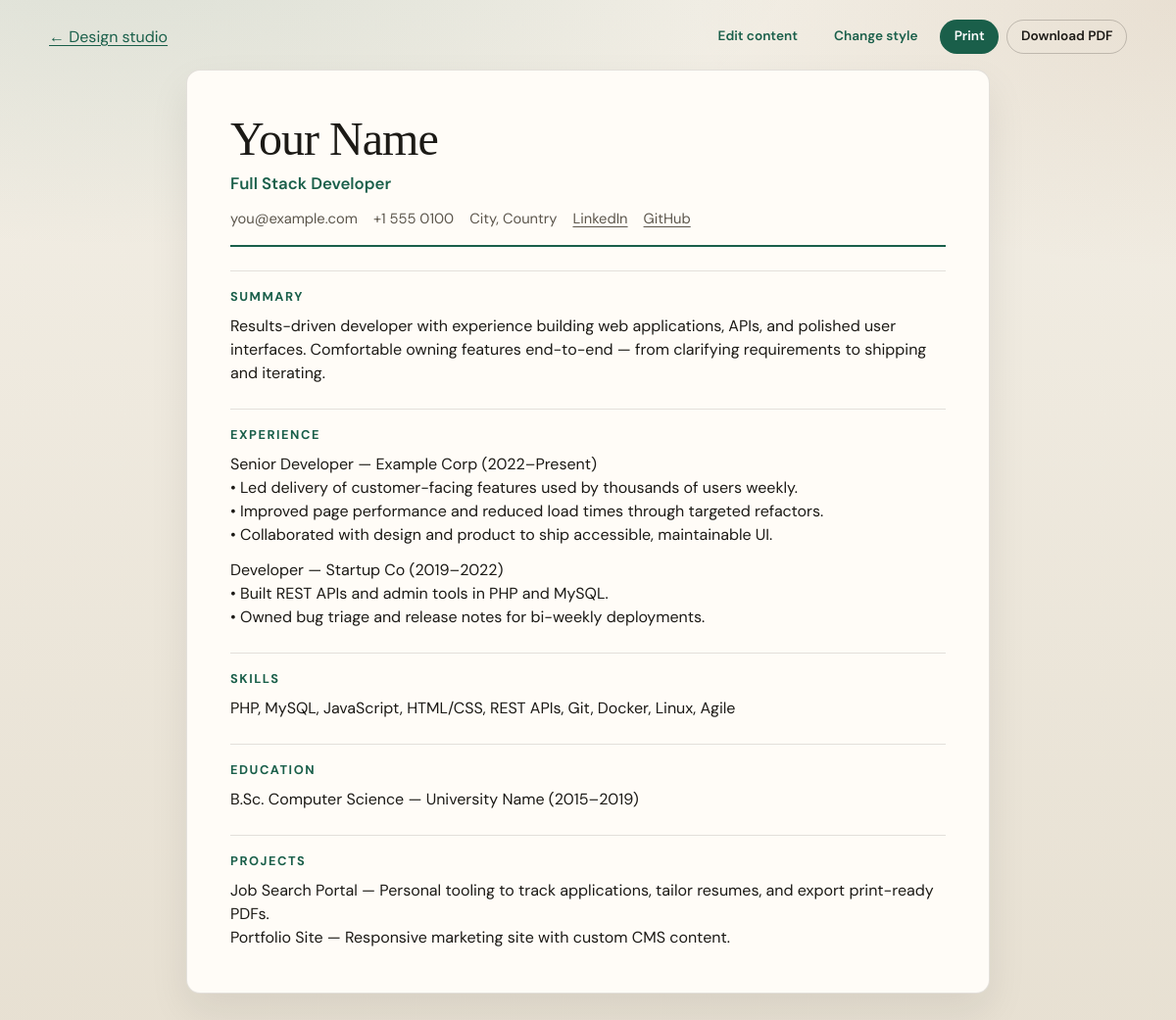
Screenshot of /resume.php with the database file from the repository.
### tables this page shows
CREATE TABLE resume_profile (
  id INT UNSIGNED NOT NULL AUTO_INCREMENT PRIMARY KEY,
  full_name VARCHAR(160) NOT NULL,
  title VARCHAR(200) NOT NULL DEFAULT '',
  email VARCHAR(160) NOT NULL DEFAULT '',
  phone VARCHAR(80) NOT NULL DEFAULT '',
  location VARCHAR(160) NOT NULL DEFAULT '',
  gender VARCHAR(40) NOT NULL DEFAULT '',
  date_of_birth DATE NULL,
  country VARCHAR(120) NOT NULL DEFAULT '',
  nationality VARCHAR(120) NOT NULL DEFAULT '',
  photo_path VARCHAR(255) NOT NULL DEFAULT '',
  show_photo TINYINT(1) NOT NULL DEFAULT 1,
  links JSON NULL,
  updated_at TIMESTAMP NOT NULL DEFAULT CURRENT_TIMESTAMP ON UPDATE CURRENT_TIMESTAMP
);

CREATE TABLE resume_sections (
  id INT UNSIGNED NOT NULL AUTO_INCREMENT PRIMARY KEY,
  section_key VARCHAR(64) NOT NULL,
  title VARCHAR(160) NOT NULL,
  body MEDIUMTEXT NOT NULL,
  sort_order INT NOT NULL DEFAULT 0,
  visible TINYINT(1) NOT NULL DEFAULT 1,
  UNIQUE KEY uq_section_key (section_key)
);

### src/Db.php (called while the page is built, shortened)
<?php
final class Db
{
    private static ?PDO $pdo = null;
    public static function pdo(): PDO
    {
        if (self::$pdo instanceof PDO) {
            return self::$pdo;
        }
        $url = getenv('DATABASE_URL') ?: '';
        $parts = parse_url($url);
        $dbName = ltrim($parts['path'], '/');
        $host = $parts['host'];
        $port = $parts['port'] ?? 3306;
        $user = $parts['user'] ?? 'db';
        $pass = $parts['pass'] ?? 'db';
        $dsn = sprintf('mysql:host=%s;port=%d;dbname=%s;charset=utf8mb4', $host, $port, $dbName);
        self::$pdo = new PDO($dsn, $user, $pass, [
            PDO::ATTR_ERRMODE => PDO::ERRMODE_EXCEPTION,
            PDO::ATTR_DEFAULT_FETCH_MODE => PDO::FETCH_ASSOC,
            PDO::ATTR_EMULATE_PREPARES => false,
        ]);
        return self::$pdo;
    }
}

### src/doc.php (called while the page is built, shortened)
<?php
function doc_view_options(): array
{
    $theme = App::resolveTheme($_GET['theme'] ?? null);
    $accent = App::resolveAccent($_GET['accent'] ?? null);
    $embed = isset($_GET['embed']) && (string) $_GET['embed'] === '1';
    $pdfMode = (App::setting('pdf_mode', '0') ?: '0') === '1'
        || (isset($_GET['pdf']) && (string) $_GET['pdf'] === '1');
    return [
        'theme' => $theme,
        'accent' => $accent,
        'embed' => $embed,
        'pdfMode' => $pdfMode,
        'company' => App::setting('active_company', '') ?: '',
    ];
}

### public/resume.php (the view, shortened to what this page needs)
<?php
require_once dirname(__DIR__) . '/src/layout.php';
require_once dirname(__DIR__) . '/src/doc.php';
require_once dirname(__DIR__) . '/src/profile_meta.php';
$opts = doc_view_options();
$profile = App::profile();
$sections = App::sections(true);
$theme = $opts['theme'];
$accent = $opts['accent'];
$embed = $opts['embed'];
$pdfMode = $opts['pdfMode'];
layout_header($profile['full_name'] . ' — Resume', [
    'body_class' => 'page-doc theme-' . $theme . ($embed ? ' is-embed' : ''),
    'theme' => $theme,
    'accent' => $accent,
    'pdf_mode' => $pdfMode,
    'hide_nav' => $embed,
    'hide_flash' => $embed,
]);
if (!$embed):
?>
<main class="doc-toolbar no-print">
  <div class="doc-toolbar-inner">
    <a href="/design.php?doc=resume">&larr; Design studio</a>
    <div class="doc-actions">
      <a class="btn btn-small" href="/editor.php">Edit content</a>
      <a class="btn btn-small" href="/design.php?doc=resume">Change style</a>
      <button type="button" class="btn btn-small btn-primary" data-print>Print</button>
      <button type="button" class="btn btn-small btn-secondary" data-download-pdf>Download PDF</button>
    </div>
  </div>
</main>
<?php endif; ?>
<article class="resume theme-<?= App::e($theme) ?><?= $pdfMode ? ' pdf-ready' : '' ?><?= App::shouldShowPhoto($profile) ? ' has-photo' : ' no-photo' ?>" data-doc="resume">
  <header class="resume-header">
    <div class="resume-intro">
      <h1><?= App::e($profile['full_name']) ?></h1>
      <?php if (App::filled($profile['title'] ?? null)): ?>
        <p class="resume-title"><?= App::e($profile['title']) ?></p>
      <?php endif; ?>
      <?php render_profile_details($profile, true); ?>
    </div>
  </header>
  <?php foreach ($sections as $section): ?>
    <section class="resume-section">
      <h2><?= App::e($section['title']) ?></h2>
      <div class="resume-body"><?= App::nl2p($section['body']) ?></div>
    </section>
  <?php endforeach; ?>
</article>
<?php
layout_footer();

### src/layout.php (shortened to what this page needs)
<?php
function layout_header(string $title, array $opts = []): void
{
    $theme = App::resolveTheme($opts['theme'] ?? null);
    $pdfMode = array_key_exists('pdf_mode', $opts)
        ? (bool) $opts['pdf_mode']
        : ((App::setting('pdf_mode', '0') ?: '0') === '1');
    $bodyClass = trim(($opts['body_class'] ?? '') . ($pdfMode ? ' pdf-mode' : ''));
    $hideNav = !empty($opts['hide_nav']);
    ?>
<!DOCTYPE html>
<html lang="en">
<head>
  <link rel="stylesheet" href="/assets/css/app.css">
  <link rel="stylesheet" href="/assets/css/resume-themes.css">
</head>
<body class="<?= App::e($bodyClass) ?>" data-theme="<?= App::e($theme) ?>">
  <div class="site-shell<?= $hideNav ? ' site-shell-embed' : '' ?>">
<?php
}
function layout_footer(bool $withJs = true): void
{
    ?>
  </div>
</body>
</html>
<?php
}

### src/profile_meta.php (shortened to what this page needs)
<?php
function render_profile_details(array $profile, bool $includeLinks = true): void
{
    $contact = [];
    if (App::filled($profile['email'] ?? null)) {
        $contact[] = ['text' => (string) $profile['email']];
    }
    if (App::filled($profile['phone'] ?? null)) {
        $contact[] = ['text' => (string) $profile['phone']];
    }
    if (App::filled($profile['location'] ?? null)) {
        $contact[] = ['text' => (string) $profile['location']];
    }
    if ($includeLinks && !empty($profile['links']) && is_array($profile['links'])) {
        foreach ($profile['links'] as $link) {
            if (!empty($link['url'])) {
                $contact[] = [
                    'text' => (string) ($link['label'] ?? $link['url']),
                    'url' => (string) $link['url'],
                ];
            }
        }
    }
    if ($contact): ?>
    <ul class="resume-contact">
      <?php foreach ($contact as $item): ?>
        <li>
          <?php if (!empty($item['url'])): ?>
            <a href="<?= App::e($item['url']) ?>"><?= App::e($item['text']) ?></a>
          <?php else: ?>
            <?= App::e($item['text']) ?>
          <?php endif; ?>
        </li>
      <?php endforeach; ?>
    </ul>
    <?php endif;
    if ($meta): ?>
    <?php endif;
}

### src/App.php (shortened to what this page needs)
<?php
final class App
{
    public static function setting(string $key, ?string $default = null): ?string
    {
        $stmt = Db::pdo()->prepare('SELECT `value` FROM settings WHERE `key` = ? LIMIT 1');
        $stmt->execute([$key]);
        $row = $stmt->fetch();
        return (string) $row['value'];
    }
    public static function profile(): array
    {
        $row = Db::pdo()->query('SELECT * FROM resume_profile ORDER BY id ASC LIMIT 1')->fetch();
        $links = $row['links'];
        if (is_string($links)) {
            $decoded = json_decode($links, true);
            $row['links'] = is_array($decoded) ? $decoded : [];
        } elseif (!is_array($links)) {
            $row['links'] = [];
        }
        $row['show_photo'] = (int) ($row['show_photo'] ?? 1);
        $row['photo_path'] = (string) ($row['photo_path'] ?? '');
        return $row;
    }
    public static function photoUrl(array $profile): string
    {
        $path = (string) ($profile['photo_path'] ?? '');
        if ($path === '' || !preg_match('#^uploads/photos/[A-Za-z0-9._-]+$#', $path)) {
            return '';
        }
        return '/' . $path;
    }
    public static function shouldShowPhoto(array $profile): bool
    {
        return (int) ($profile['show_photo'] ?? 0) === 1 && self::photoUrl($profile) !== '';
    }
    public static function sections(bool $visibleOnly = false): array
    {
        $sql = 'SELECT * FROM resume_sections';
        if ($visibleOnly) {
            $sql .= ' WHERE visible = 1';
        }
        $sql .= ' ORDER BY sort_order ASC, id ASC';
        return Db::pdo()->query($sql)->fetchAll();
    }
    public static function e(?string $value): string
    {
        return htmlspecialchars((string) $value, ENT_QUOTES | ENT_SUBSTITUTE, 'UTF-8');
    }
    public static function nl2p(string $text): string
    {
        $text = trim($text);
        $paragraphs = preg_split("/\n{2,}/", $text) ?: [];
        $html = '';
        foreach ($paragraphs as $p) {
            $lines = preg_split("/\n/", $p) ?: [];
            $escaped = array_map(static fn(string $line): string => self::e($line), $lines);
            $html .= '<p>' . implode('<br>', $escaped) . '</p>';
        }
        return $html;
    }
    public static function themes(): array
    {
        return [
            'classic' => [
                'label' => 'Classic',
                'blurb' => 'Serif name, accent underline — clean and traditional.',
            ],
            'modern' => [
                'label' => 'Modern',
                'blurb' => 'Bold left accent bar and open spacing.',
            ],
            'compact' => [
                'label' => 'Compact',
                'blurb' => 'Tighter type for one-page applications.',
            ],
            'sidebar' => [
                'label' => 'Sidebar',
                'blurb' => 'Colored side column for contact and name.',
            ],
            'executive' => [
                'label' => 'Executive',
                'blurb' => 'Centered header with strong horizontal rules.',
            ],
            'company' => [
                'label' => 'Company tint',
                'blurb' => 'Soft brand wash using your accent color.',
            ],
            'banner' => [
                'label' => 'Banner',
                'blurb' => 'Full-width accent header band with white name.',
            ],
            'split' => [
                'label' => 'Split',
                'blurb' => 'Two-tone header with name left and contacts right.',
            ],
            'minimal' => [
                'label' => 'Minimal',
                'blurb' => 'Quiet typography, almost no decoration.',
            ],
            'slate' => [
                'label' => 'Slate',
                'blurb' => 'Dark slate header strip for strong contrast.',
            ],
            'serif' => [
                'label' => 'Editorial',
                'blurb' => 'Large serif headlines with editorial section titles.',
            ],
            'cards' => [
                'label' => 'Cards',
                'blurb' => 'Each section sits in a soft bordered card.',
            ],
        ];
    }
    public static function filled(?string $value): bool
    {
        return $value !== null && trim($value) !== '';
    }
    public static function themeKeys(): array
    {
        return array_keys(self::themes());
    }
    public static function resolveTheme(?string $theme): string
    {
        $theme = $theme ?: (self::setting('theme', 'classic') ?: 'classic');
        return in_array($theme, self::themeKeys(), true) ? $theme : 'classic';
    }
    public static function resolveAccent(?string $accent): string
    {
        $accent = $accent ?: (self::setting('accent_color', '#1a5f4a') ?: '#1a5f4a');
        return preg_match('/^#[0-9A-Fa-f]{6}$/', $accent) ? $accent : '#1a5f4a';
    }
}

### public/assets/css/app.css (style rules this page uses)
:root { --bg: #f3efe6; --bg-deep: #e7e0d2; --ink: #1c1a16; --muted: #5c564c; --line: rgba(28, 26, 22, 0.12); --paper: #fffcf7; --accent: #1a5f4a; --accent-ink: #fff; --danger: #8b2e2e; --radius: 12px; --font: "DM Sans", system-ui, sans-serif; --display: "Instrument Serif", Georgia, serif; --shadow: 0 18px 40px rgba(28, 26, 22, 0.08); }
*, *::before, *::after { box-sizing: border-box; }
html { scroll-behavior: smooth; }
body { margin: 0; min-height: 100vh; font-family: var(--font); color: var(--ink); background: radial-gradient(1200px 600px at 10% -10%, rgba(26, 95, 74, 0.12), transparent 60%), radial-gradient(900px 500px at 100% 0%, rgba(140, 90, 40, 0.1), transparent 55%), linear-gradient(180deg, var(--bg) 0%, var(--bg-deep) 100%); line-height: 1.5; }
a { color: var(--accent); text-decoration-thickness: 1px; text-underline-offset: 0.18em; }
.site-shell { width: min(1100px, calc(100% - 2rem)); margin: 0 auto; padding: 1.25rem 0 3rem; }
.btn { display: inline-flex; align-items: center; justify-content: center; gap: 0.4rem; border: 1px solid transparent; border-radius: 999px; padding: 0.7rem 1.2rem; font: inherit; font-weight: 600; font-size: 0.95rem; cursor: pointer; text-decoration: none; transition: transform 0.15s ease, background 0.15s ease, color 0.15s ease; }
.btn-primary { background: var(--accent); color: var(--accent-ink); }
.btn-secondary { background: transparent; color: var(--ink); border-color: color-mix(in srgb, var(--ink) 22%, transparent); }
.btn-small { padding: 0.4rem 0.85rem; font-size: 0.85rem; }
.doc-toolbar { margin-bottom: 1rem; }
.doc-toolbar-inner { display: flex; justify-content: space-between; align-items: center; gap: 1rem; }
.doc-actions { display: flex; gap: 0.5rem; }

### public/assets/css/resume-themes.css (style rules this page uses)
.resume, .cover-letter { background: var(--paper); color: var(--ink); border: 1px solid var(--line); border-radius: calc(var(--radius) + 2px); padding: clamp(1.5rem, 4vw, 2.75rem); box-shadow: var(--shadow); max-width: 820px; margin: 0 auto; }
.resume-header h1, .letter-from strong { margin: 0; font-family: var(--display); font-size: clamp(2.2rem, 5vw, 3rem); font-weight: 400; letter-spacing: -0.02em; line-height: 1.1; }
.resume-header { display: grid; gap: 1rem 1.25rem; align-items: start; }
.resume-intro { min-width: 0; }
.resume-title { margin: 0.35rem 0 0.75rem; color: var(--accent); font-weight: 600; font-size: 1.05rem; }
.resume-contact { list-style: none; margin: 0; padding: 0; display: flex; flex-wrap: wrap; gap: 0.35rem 1rem; color: var(--muted); font-size: 0.92rem; }
.resume-contact a { color: inherit; }
.resume-section { margin-top: 1.5rem; padding-top: 1rem; border-top: 1px solid var(--line); }
.resume-section h2 { margin: 0 0 0.55rem; font-size: 0.8rem; letter-spacing: 0.12em; text-transform: uppercase; color: var(--accent); font-weight: 700; }
.resume-body p, .letter-body p { margin: 0 0 0.75rem; }
.resume-body p:last-child, .letter-body p:last-child { margin-bottom: 0; }
.theme-classic .resume-header, .theme-classic .letter-from { border-bottom: 2px solid var(--accent); padding-bottom: 1rem; margin-bottom: 0.25rem; }

### rows the page displays
resume_profile: full_name "Your Name", title "Full Stack Developer"
resume_sections: title "SUMMARY", body "Results-driven developer with experience building web applications, APIs, and polished user interfaces. Comfortable owning features end-to-end — from clarifying requirements to shipping and iterating."
resume_sections: title "EXPERIENCE", body "Senior Developer — Example Corp (2022–Present) • Led delivery of customer-facing features used by thousands of users weekly. • Improved page performance and reduced load times through targeted refactors. • Collaborated with design and product to ship accessible, maintainable UI.", body "Developer — Startup Co (2019–2022) • Built REST APIs and admin tools in PHP and MySQL. • Owned bug triage and release notes for bi-weekly deployments."
resume_sections: title "SKILLS", body "PHP, MySQL, JavaScript, HTML/CSS, REST APIs, Git, Docker, Linux, Agile"
resume_sections: title "EDUCATION", body "B.Sc. Computer Science — University Name (2015–2019)"
resume_sections: title "PROJECTS", body "Job Search Portal — Personal tooling to track applications, tailor resumes, and export print-ready PDFs. Portfolio Site — Responsive marketing site with custom CMS content."

### other values shown
App::e($item['text']) "you@example.com"
App::e($item['text']) "+1 555 0100"
App::e($item['text']) "City, Country"
App::e($item['text']) "LinkedIn"
App::e($item['text']) "GitHub"
